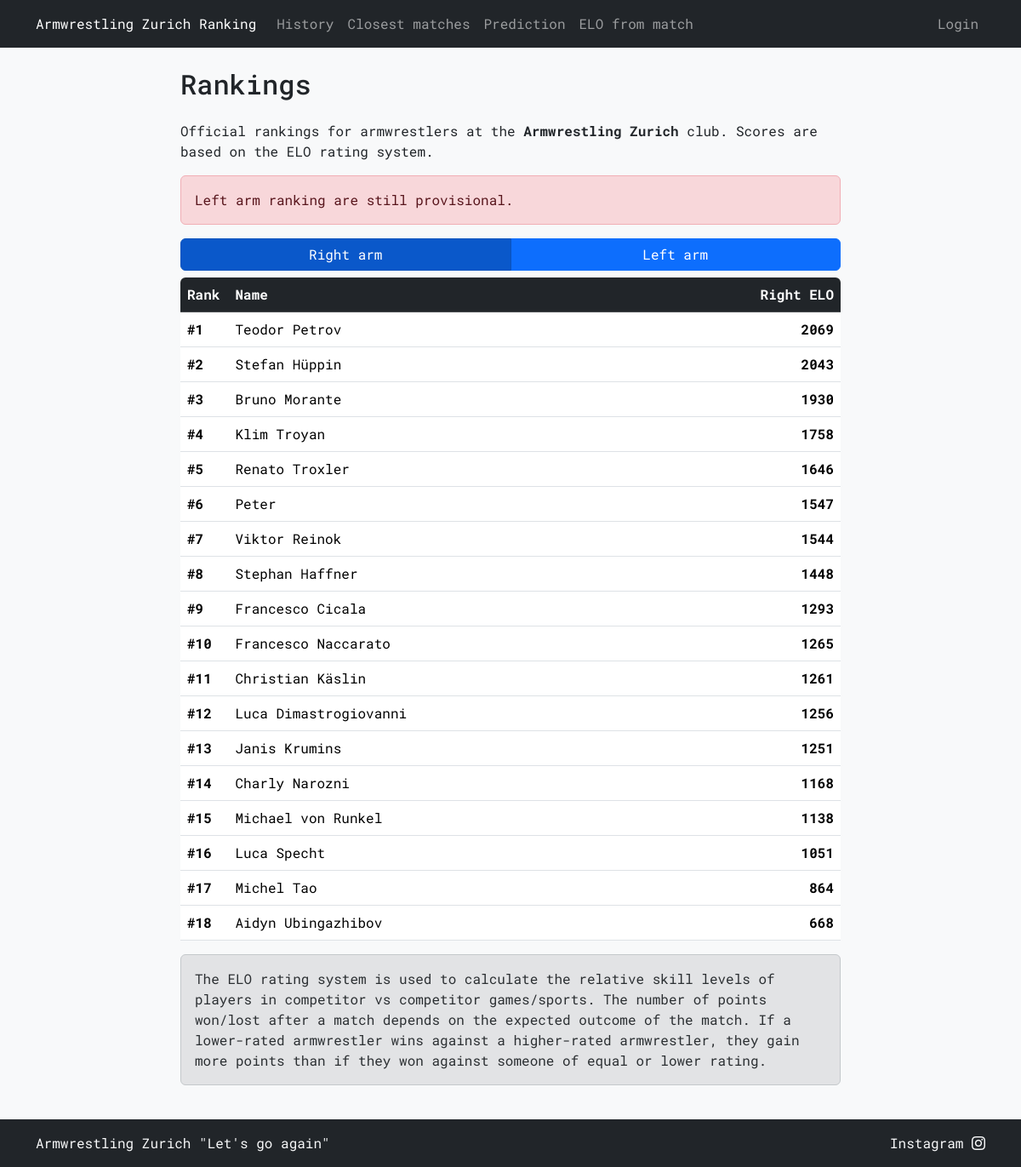
Before: / with the older database file.
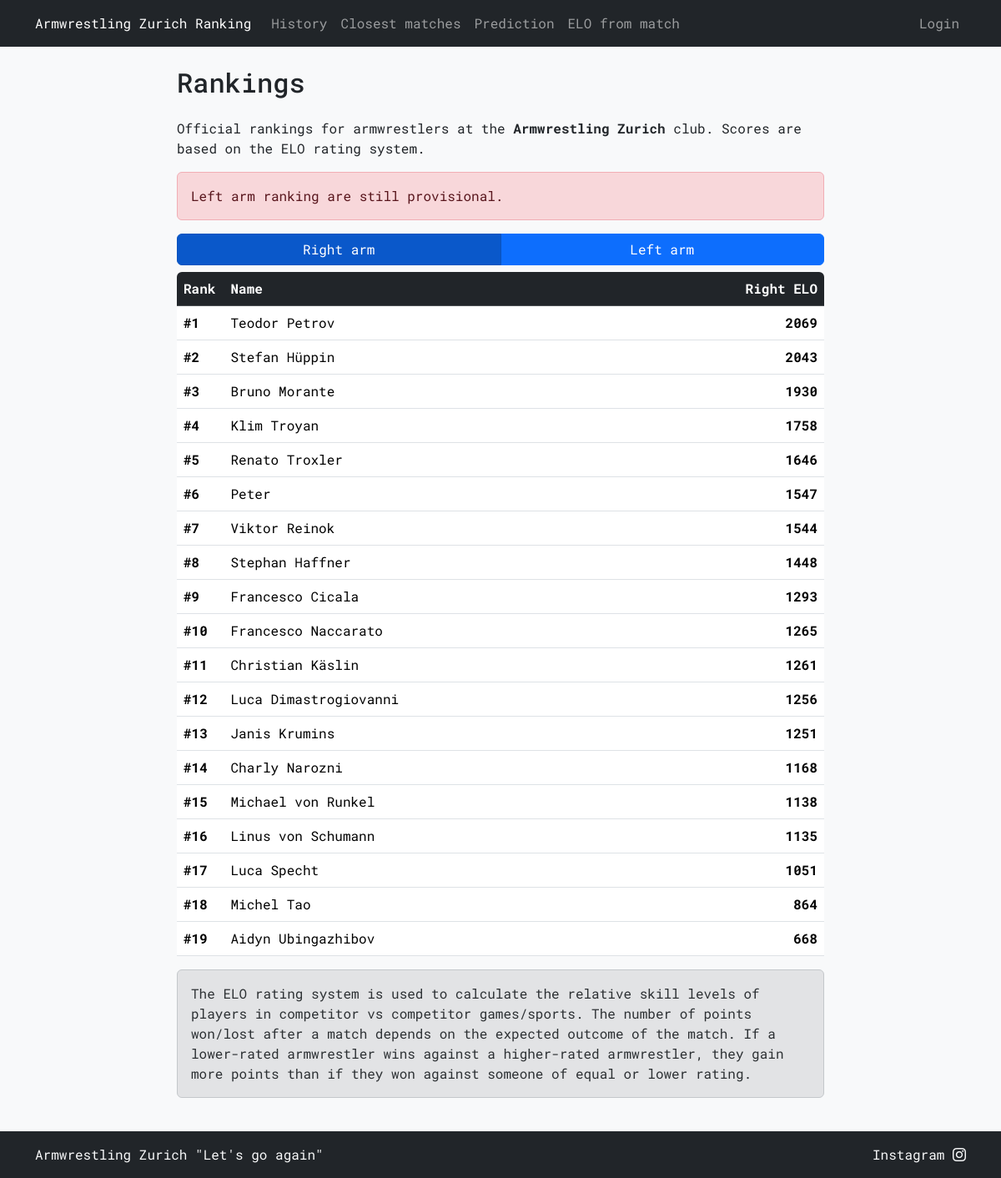
After: the same page with the newer database file.
### tables this page shows
CREATE TABLE armwrestlers (
    name TEXT PRIMARY KEY,
    right_elo INTEGER NOT NULL,
    left_elo INTEGER NOT NULL
);

### armelo_app.py (the view)
@app.route("/")
@app.route("/<any(right, left):arm>")
def ranking(arm='right'):
    order_by = 'right_elo' if arm == 'right' else 'left_elo'
    armwrestlers = db_execute('SELECT DENSE_RANK() OVER (ORDER BY {0} DESC) AS rank, name, {0} FROM armwrestlers'.format(order_by))
    username = session.get('username')
    return render_template('ranking.html', armwrestlers=armwrestlers, username=username, arm=arm)

### armelo_app.py (called while the page is built)
def get_db():
    db = getattr(g, '_database', None)
    if db is None:
        db = g._database = sqlite3.connect(DATABASE)
    return db

def db_execute(query, *args):
    db = get_db()
    cur = db.cursor()
    cur.execute(query, args)
    if query.strip().upper().startswith(("SELECT", "WITH")):
        rv = cur.fetchall()
        cur.close()
        return rv
    else:
        db.commit()
        cur.close()

@app.context_processor
def inject_user():
    username = session.get('username')
    return dict(username=username)

### templates/ranking.html (shortened to what this page needs)
{% extends "layout.html" %}
{% block content %}
<h2 class="mb-4">Rankings</h2>
<p>Official rankings for armwrestlers at the <strong>Armwrestling Zurich</strong> club. Scores are based on the ELO rating system.</p>
<div class="alert alert-danger" role="alert">
    Left arm ranking are still provisional.
</div>
<div class="btn-group btn-group-toggle mb-2 w-100" data-toggle="buttons">
    <a href="{{ url_for('ranking', arm='right') }}"
       class="btn btn-primary w-50 {{ 'active' if arm == 'right' else '' }}" role="button" aria-pressed="{{ 'true' if arm == 'right' else 'false' }}">Right arm</a>
    <a href="{{ url_for('ranking', arm='left') }}"
       class="btn btn-primary w-50 {{ 'active' if arm == 'left' else '' }}" role="button" aria-pressed="{{ 'true' if arm == 'left' else 'false' }}">Left arm</a>
</div>
<div class="table-responsive rounded">
    <table class="table">
        <thead class="table-dark">
            <tr>
                <th style="width: 5%;">Rank</th>
                <th style="width: 75%;">Name</th>
                <th class="text-end text-nowrap" style="width: 10%;">{{ "Right ELO" if arm == 'right' else "Left ELO" }}</th>
            </tr>
        </thead>
        <tbody>
            {% for armwrestler in armwrestlers %}
            <tr>
                <td style="width: 5%;"><strong>#{{ armwrestler[0] }}</strong></td>
                <td style="width: 75%;">{{ armwrestler[1] }}</td>
                <td style="width: 10%;" class="text-end"><strong>{{ armwrestler[2] }}</strong></td>
            </tr>
            {% endfor %}
        </tbody>
    </table>
</div>
<div class="alert alert-secondary" role="alert">
    The ELO rating system is used to calculate the relative skill levels of players in competitor vs competitor games/sports.
    The number of points won/lost after a match depends on the expected outcome of the match.
    If a lower-rated armwrestler wins against a higher-rated armwrestler, they gain more points than if they won against someone of equal or lower rating.
</div>
{% endblock %}

Changed rows visible on the page:
added armwrestlers: armwrestler "16", name "Linus von Schumann", right_elo "1135"
computed for armwrestlers "Luca Specht": armwrestler "16" → "17"
computed for armwrestlers "Michel Tao": armwrestler "17" → "18"
computed for armwrestlers "Aidyn Ubingazhibov": armwrestler "18" → "19"
